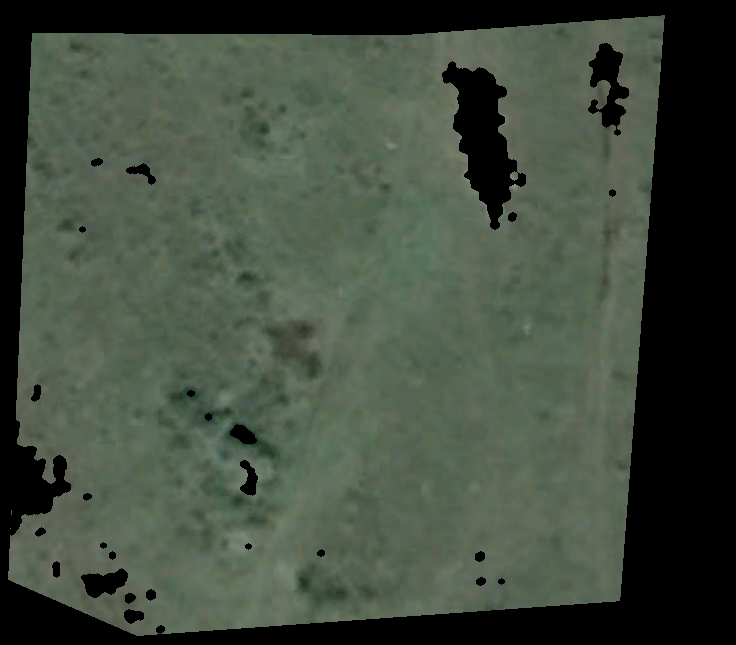
#> input picture ParititioningV1/guacas_3_google_cropped.tif, 736 x 645 px, found by its file name
$ python trapezo_split.py   (Python 2 division)   (older library calls are emulated)
#> lines starting #> are read from the running program, lines starting #| are printed output that depends on the picture; after the words box and inside, x2 and y2 are one past the last pixel; in counts of white or black regions, pixels touching at a corner belong together
import cv2
import numpy as np
import random
from osgeo import gdal, gdalnumeric, ogr, osr

filename = "/home/liseth/MEGA/DecompositionCodes/geometry_decom/guacas_3_google_cropped.tif"
img = cv2.imread(filename)
#> img is the input picture: shape (645, 736, 3); mean B, G, R 62.4, 75.4, 65.2
gray_image = cv2.cvtColor(img, cv2.COLOR_BGR2GRAY)
n_uavs = 4
height, width = img.shape[:2]
#> height = 645; width = 736
gray = cv2.cvtColor(img, cv2.COLOR_BGR2GRAY)
new = 255 - gray
gray = cv2.GaussianBlur(gray, (3, 3), 3)
t, dst = cv2.threshold(gray, 0, 200, cv2.THRESH_BINARY_INV | cv2.THRESH_TRIANGLE)
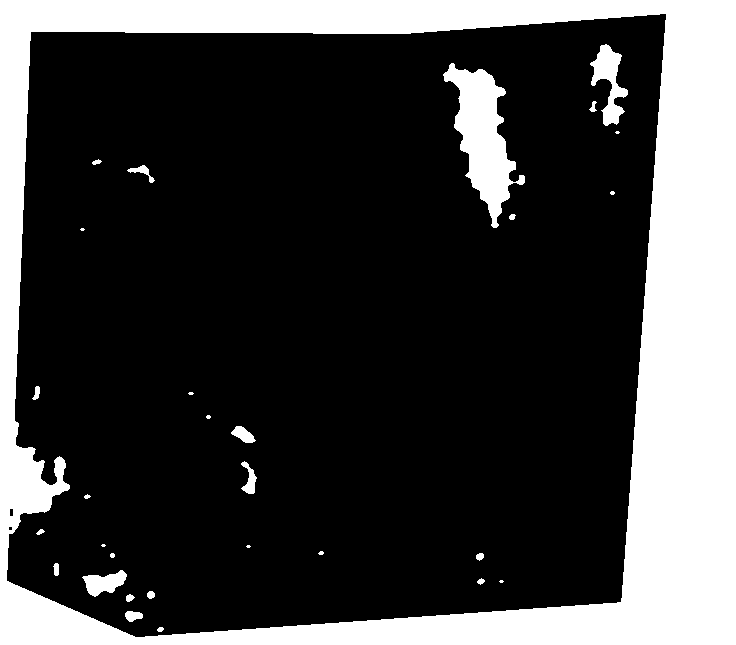
#> dst: shape (645, 736); values 0 (black) and 200 (white), 25.3% white; 30 white regions (9 under 20 px)
#> t = 2
_, contours, _ = cv2.findContours(dst, cv2.RETR_TREE, cv2.CHAIN_APPROX_SIMPLE)
#> contours = 33 contours, 13 with area under 20; largest, box (x1, y1, x2, y2) and area: (0, 0, 736, 645) 473340, (6, 13, 667, 638) 365267, (443, 63, 525, 228) 5533, (590, 44, 628, 126) 1264, (82, 570, 127, 597) 632
final = np.zeros(img.shape,np.uint8)
mask = np.zeros(gray.shape,np.uint8)


i=0
color_ = []
p_critical=[]
p_corners=[]
p_aux= []

for c in contours:
	area = cv2.contourArea(c)

	if area > 500 and area<(height*width)/2:
		#cv2.drawContours(img, [c], 0, (0, 255, 0), 1, cv2.LINE_AA)
		color_.append((random.randint(10,240), random.randint(10,240), random.randint(10,240)))
		cv2.drawContours(mask, contours, i, 255, -1)
		#cv2.drawContours(final, contours, i, cv2.mean(src, mask), -1)
		cv2.drawContours(final, contours, i, color_[i], -1)

		extLeft = tuple(c[c[:, :, 0].argmin()][0])
		extRight = tuple(c[c[:, :, 0].argmax()][0])
		extTop = tuple(c[c[:, :, 1].argmin()][0])
		extBot = tuple(c[c[:, :, 1].argmax()][0])
		cv2.circle(final, extLeft, 4, (0, 0, 255), -1)
		cv2.circle(final, extRight, 4, (0, 255, 0), -1)
		cv2.circle(final, extTop, 4, (255, 0, 0), -1)
		cv2.circle(final, extBot, 4, (255, 255, 0), -1)
		lx, ly = extLeft
		rx, ry = extRight
		ux, uy = extTop
		bx, by = extBot

		p_corners.append([ly, lx])
		p_corners.append([ry, rx])
		p_corners.append([uy, ux])
		p_corners.append([by, bx])

		i += 1
#> this loop made 33 passes
#> (area, lx, ly, rx, ry, ux, uy, bx) on passes 11, 32, 33: (631.5, 82, 577, 126, 576, 120, 570, 94), (5533, 443, 74, 524, 182, 451, 63, 493), (1264.5, 590, 63, 627, 94, 605, 44, 605)
#> area on passes 3, 4, 6, 7, 8, 10: 30, 365267, 121.5, 38, 40, 25
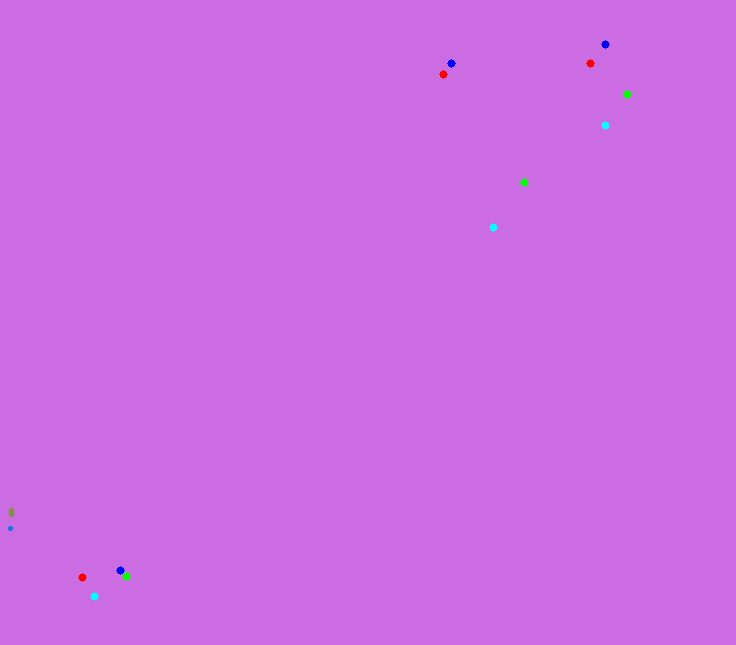
#> final: shape (645, 736, 3); mean of channels 0, 1, 2 225.9, 108, 203.8; drawn as B, G, R
#> mask: shape (645, 736); every value is 255
#> after the loop, color_ = [(226, 108, 204), (237, 117, 20), (76, 140, 134)]; i = 3; p_corners = [[577, 82], [576, 126], [570, 120], [596, 94], [74, 443], [182, 524], [63, 451], [227, 493], [63, 590], [94, 627], [44, 605], [125, 605]]

p_corners = sorted(p_corners)
#> p_corners = [[44, 605], [63, 451], [63, 590], [74, 443], [94, 627], [125, 605], [182, 524], [227, 493], [570, 120], [576, 126], [577, 82], [596, 94]]

for i in p_corners:
	p_aux.append(i[1])
#> this loop made 12 passes
#> after the loop, p_aux = [605, 451, 590, 443, 627, 605, 524, 493, 120, 126, 82, 94]
l_x = min(p_aux)
#> l_x = 82
r_x = max(p_aux)
#> r_x = 627
p_aux= sorted(list(set(p_aux)))
#> p_aux = [82, 94, 120, 126, 443, 451, 493, 524, 590, 605, 627]

##limits
cv2.imwrite(filename.replace('_cropped.tif', '_limits.tif'),final)


for k in p_aux:
	for i in p_aux:
		if (i>=k-int(width/10) and i<=k+int(width/10)):
			p_aux.remove(i)
#> this loop made 4 passes
#> k on passes 1 to 4: 82, 126, 451, 590
#> after the loop, p_aux = [126, 451, 590, 627]

print "p_aux" +  str(p_aux)
#| p_aux[126, 451, 590, 627]
j = 1
p_critical.append(p_corners[0])
for k in p_aux:
	for i in range(len(p_corners)):
		if k == p_corners[i][1] and p_corners[i][1]!= p_critical[j-1][1]:
			p_critical.append(p_corners[i])
			j+=1
#> this loop made 4 passes
#> after the loop, j = 5; p_critical = [[44, 605], [576, 126], [63, 451], [63, 590], [94, 627]]


p_critical= sorted(p_critical)
#> p_critical = [[44, 605], [63, 451], [63, 590], [94, 627], [576, 126]]
print "p_critical" +  str(p_critical)
#| p_critical[[44, 605], [63, 451], [63, 590], [94, 627], [576, 126]]


image=img.copy()
for i in range(0, height):
	for j in range(0, width):
		image.itemset((i, j, 0), 255)
		image.itemset((i, j, 1), 255)
		image.itemset((i, j, 2), 255)
#> image: shape (645, 736, 3); every value is 255


for r in range(0, len(p_critical)):

	if p_critical[r][1] >= l_x and p_critical[r][0]<= r_x:
		cv2.line(img, (p_critical[r][1], p_critical[r][0]), (p_critical[r][1], 0), (0, 0, 0), 1, 8)
		cv2.line(image, (p_critical[r][1], p_critical[r][0]), (p_critical[r][1], 0), (0, 0, 0), 1, 8)
		#else:
		cv2.line(img, (p_critical[r][1], p_critical[r][0]), (p_critical[r][1], height-1), (0, 0, 0), 1, 8)
		cv2.line(image, (p_critical[r][1], p_critical[r][0]), (p_critical[r][1], height-1), (0, 0, 0), 1, 8)
#> this loop made 5 passes
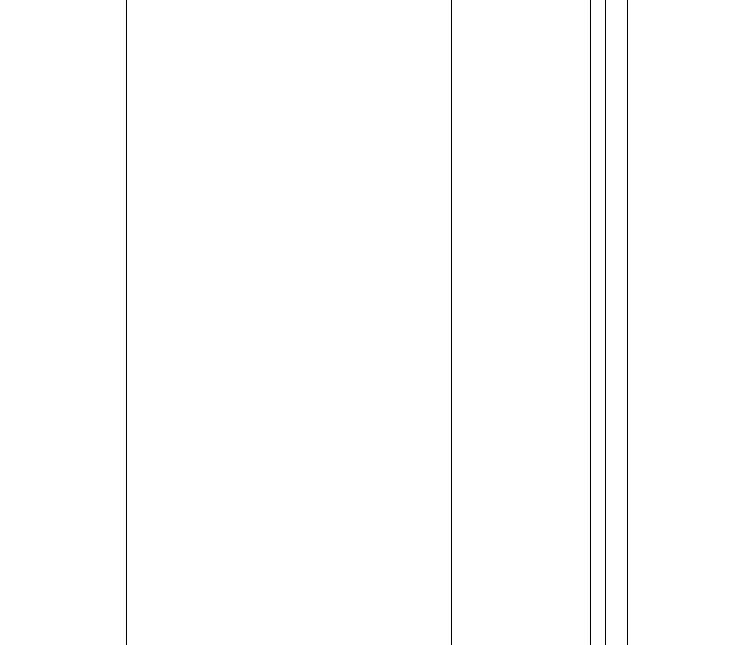
#> image: shape (645, 736, 3); 99.3% white; black in thin lines or dots, all inside (x1, y1, x2, y2) = (126, 0, 628, 645)
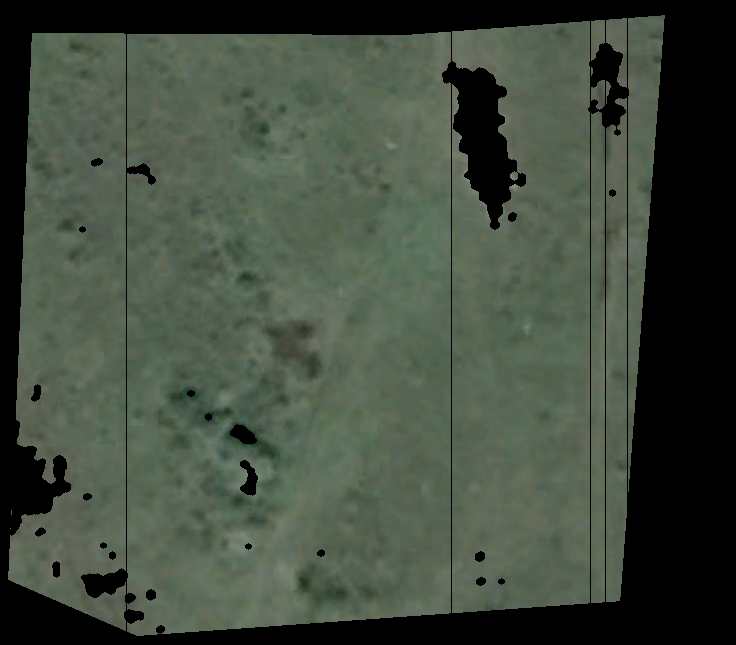
#> img: shape (645, 736, 3); 0.57% of pixels changed, all inside (x1, y1, x2, y2) = (126, 18, 628, 631)


cv2.imwrite(filename.replace('_cropped.tif', '_trapezoid.tif'),img)
cv2.imwrite(filename.replace('_cropped.tif', '_subtrapezoid.tif'),image)

gray = cv2.cvtColor(image, cv2.COLOR_BGR2GRAY)
new = 255 - gray
gray = cv2.GaussianBlur(new, (3, 3), 3)
t, dst = cv2.threshold(gray, 0, 200, cv2.THRESH_BINARY_INV | cv2.THRESH_TRIANGLE)
#> dst: shape (645, 736); values 0 (black) and 200 (white), 98% white; 5 black regions
_, contours, _ = cv2.findContours(dst, cv2.RETR_TREE, cv2.CHAIN_APPROX_SIMPLE)
#> contours = 6 contours; box (x1, y1, x2, y2) and area: (128, 0, 450, 645) 206724, (453, 0, 589, 645) 86940, (0, 0, 125, 645) 79856, (629, 0, 736, 645) 68264, (607, 0, 626, 645) 11592, (592, 0, 604, 645) 7084
final = np.zeros(image.shape,np.uint8)
mask = np.zeros(gray.shape,np.uint8)


i=0
color = []

for c in contours:
	area = cv2.contourArea(c)
	cv2.drawContours(image, [c], 0, (0, 255, 0), 1, cv2.LINE_AA)
	color.append((random.randint(10,240), random.randint(10,240), random.randint(10,240)))
	cv2.drawContours(mask, contours, i, 255, -1)
	#cv2.drawContours(final, contours, i, cv2.mean(src, mask), -1)
	cv2.drawContours(final, contours, i, color[i], -1)
	i += 1
#> this loop made 6 passes
#> (c, area) on passes 1 to 6: ([[629, 0], [629, 644], [735, 644], [735, 0]], 68264), ([[607, 0], [607, 644], [625, 644], [625, 0]], 11592), ([[592, 0], [592, 644], [603, 644], [603, 0]], 7084), ([[453, 0], [453, 644], [588, 644], [588, 0]], 86940), ([[128, 0], [128, 644], [449, 644], [449, 0]], 206724), ([[0, 0], [0, 644], [124, 644], [124, 0]], 79856)
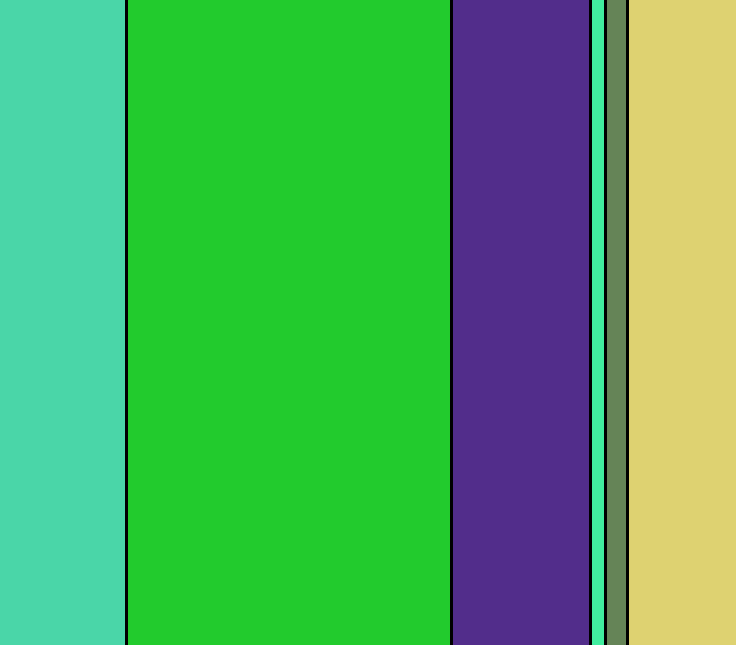
#> final: shape (645, 736, 3); mean B, G, R 95.2, 171.3, 78.5
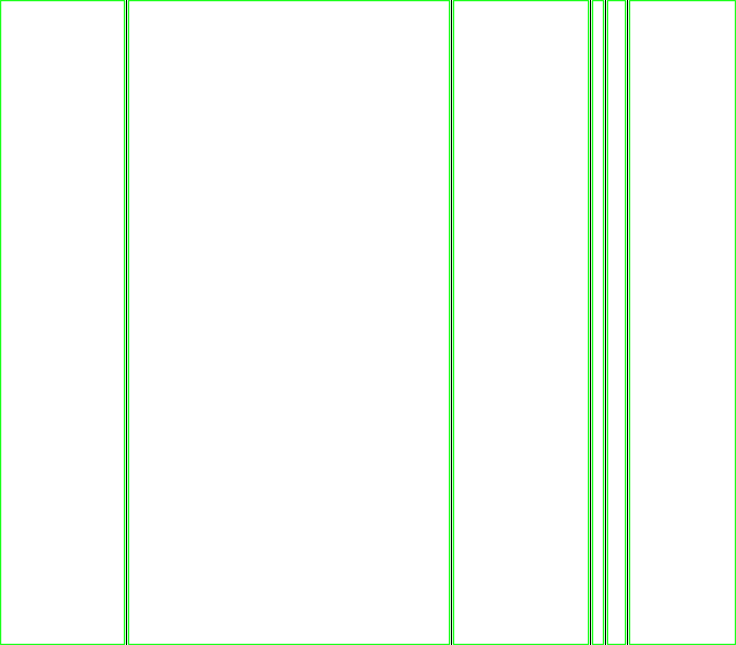
#> image: shape (645, 736, 3); 5.21% of pixels changed, all inside (x1, y1, x2, y2) = (0, 0, 736, 645)
#> mask: shape (645, 736); 98% white; 5 black regions, box (x1, y1, x2, y2) and area: (125, 0, 128, 645) 1935, (450, 0, 453, 645) 1935, (589, 0, 592, 645) 1935, (604, 0, 607, 645) 1935, (626, 0, 629, 645) 1935
#> after the loop, color = [(113, 210, 222), (87, 132, 101), (159, 238, 65), (139, 45, 82), (45, 203, 34), (168, 214, 74)]; i = 6
color.append((0,0,0))

cl = 60
rw = 40
size_cell_x = int(width/cl)
#> size_cell_x = 12
size_cell_y = int(height/rw)
#> size_cell_y = 16
cells = []

free_cells = []
cells_cost = []

def get_cost(image, x, y, size_cell_x, size_cell_y):
	average = 0
	aux_x = int(size_cell_x/2)
	aux_y = int(size_cell_y/2)
	for i in  range(y-aux_y, y+aux_y):
		for j in  range(x-aux_x, x+aux_x):
			intensity = image[i][j]
			average = average +  intensity

	return int (average/(size_cell_x*size_cell_y))

for i in  range(0,height, size_cell_y):
	for j in  range(0,width, size_cell_x):
		x = j + int(size_cell_x/2)
		y = i + int(size_cell_y/2)

		if ( (x+int(size_cell_x/2))<=width and (y+int(size_cell_y/2))<=height):
			cells.append((x*width) + y)
			cells_cost.append( get_cost(gray_image, x, y, size_cell_x, size_cell_y) )

ave = reduce(lambda x, y: x + y, cells_cost) / len(cells_cost)
for i in range(0, len(cells)):
	if cells_cost[i] >= ave:
		free_cells.append(cells[i])


label_cells = []

for i in range(0, len(free_cells)):
	for n in range(0, len(color)):
		if (final.item(int(free_cells[i]%width),int(free_cells[i]/width),0) == color[n][0]) and (final.item(int(free_cells[i]%width),int(free_cells[i]/width),1) == color[n][1]) and (final.item(int(free_cells[i]%width),int(free_cells[i]/width),2) == color[n][2]):
			label_cells.append((free_cells[i], n))


#correction of cell in line of decompsition

for i in range(0, len(label_cells)-1):
	if label_cells[i][1] == len(color)-1:
		if abs(label_cells[i+1][1]-label_cells[i-1][1])==1 :
			label_cells[i] = (label_cells[i][0], label_cells[i+1][1])
		elif int(label_cells[i+1][0]%width)== int(label_cells[i][0]%width):
			label_cells[i] = (label_cells[i][0], label_cells[i+1][1])
		elif int(label_cells[i-1][0]%width)== int(label_cells[i][0]%width):
			label_cells[i] = (label_cells[i][0], label_cells[i-1][1])
		else:
			label_cells[i] = (label_cells[i][0], label_cells[i-1][1])


print "label_cells" +str(label_cells)
#> (printed output is left out)

trap = cv2.imread(filename.replace('_cropped.tif', '_trapezoid.tif'))
for i in  range(0, len(free_cells)):
	x=  int(free_cells[i]/width)
	y = int(free_cells[i]%width)
	cv2.circle(trap, (x,y), 3, color[label_cells[i][1]], 4, 8)

cv2.imwrite(filename.replace('.tif', '_labeled.tif'), final)
cv2.imwrite(filename.replace('_cropped.tif', '_trapezoidlabeled.tif'), trap)

##Doing zigzag path
print "free_cells" +str(free_cells)


path = []
path_end=[]
g = 0
itera = 0
#print "color -->" + str(color)
while g< len(color) and color != [0, 0, 0]:
	label = g

	p = cells.index(label_cells[0][0])
	#path.append(cells[p])
	y_s = int(cells[p]%width)
	row = []
	row.append(y_s)

	for i in range(0, len(label_cells)):
		p = cells.index(label_cells[i][0])
		y_f = int(cells[p]%width)

		if y_s!= y_f:
			row.append(y_f)
		y_s = y_f

	#print "rows -->  " + str(row)


	l_poits = []
	i=0
	for r in range(0, len(row)):
		l_poits.append([])
		for u in range(0, len(cells)):
			#print (cells[u], label)
			if int(cells[u]%width)== row[r] and (cells[u], label) in label_cells:
				l_poits[r].append(cells[u])
				i+=1
	print "l_poits -->  " + str(l_poits)

	for r in range(len(row)):
		if (r%2 == 0) and len(l_poits[r])>0:
			for e in range(len(l_poits[r])):
				path.append(l_poits[r][e])
				itera+=1
		elif (r%2 != 0) and len(l_poits[r])>0:
			for e in range(len(l_poits[r])-1, -1, -1):
				path.append(l_poits[r][e])
				itera+=1

	if itera>0:
		path_end.append(path[itera-1])
	g+=1
#> this loop made 7 passes

def draw_path(path, cols, image):
	x0 = int(path[0]/cols)
	y0 = int(path[0]%cols)

	for i in range(1, len(path)):
		x1 = int(path[i]/cols)
		y1 = int(path[i]%cols)
		cv2.line(image, (x0, y0), (x1, y1), (255, 0, 0), 1, 8)
		x0 = x1
		y0 = y1

	cv2.imwrite(filename.replace('_cropped.tif', '_trapepath.tif'), image)

## Small areas, delete same elements

path_end = sorted(list(set(path_end)))

uav_paths = []
print "path-->\n" + str(path)
aux = 0
for i in range(0, n_uavs):
	uav_paths.append([])
	for j in range(aux, len(path)):
		uav_paths[i].append(path[j])
		aux = j
		if path[j] == path_end[n_uavs-1-i]:
			#Toma las areas de izquierda a derecha
			aux=aux+1
			break

for i in range(0, n_uavs):
	draw_path(uav_paths[i], width, trap)
#> this loop made 4 passes
#> pass 2, in draw_path (call 2), `cv2.imwrite(filename.replace('_cropped.tif', '_trapepath.tif'), image)`:
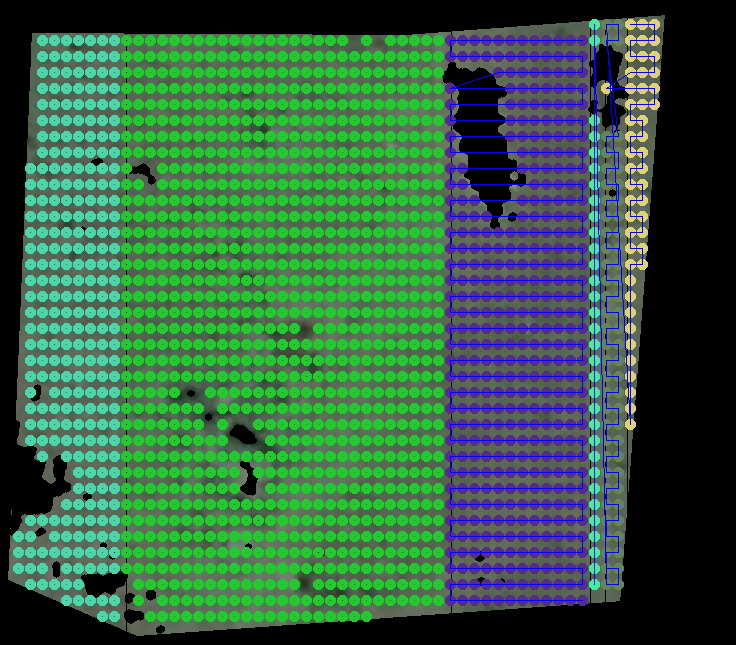
#> saved as guacas_3_google_trapepath.tif: shape (645, 736, 3); mean B, G, R 66.6, 97.2, 52.9


print "uav_paths-->\n" + str(uav_paths)

##Create csv file for GAMA simulation
##Create csv files for GAMA simulation
f = open(filename.replace('_cropped.tif', '_trape.csv'),'w')
for i in range(0, n_uavs):
	for j in range (len(uav_paths[i])):

		f.write(str( cells.index(uav_paths[i][j]) ) )
		f.write('\n')
f.close()

f = open(filename.replace('_cropped.tif', '_trape_stops.csv'),'w')
for i in range(0, len(path_end)-1):
		f.write(str( cells.index(path_end[i]) ) )
		f.write('\n')
f.close()


##Get lat and long from image
def get_coordinates(columns, path):
	lat = []
	lon = []
#> (the run stopped early here; a loop or call above may not have finished)
